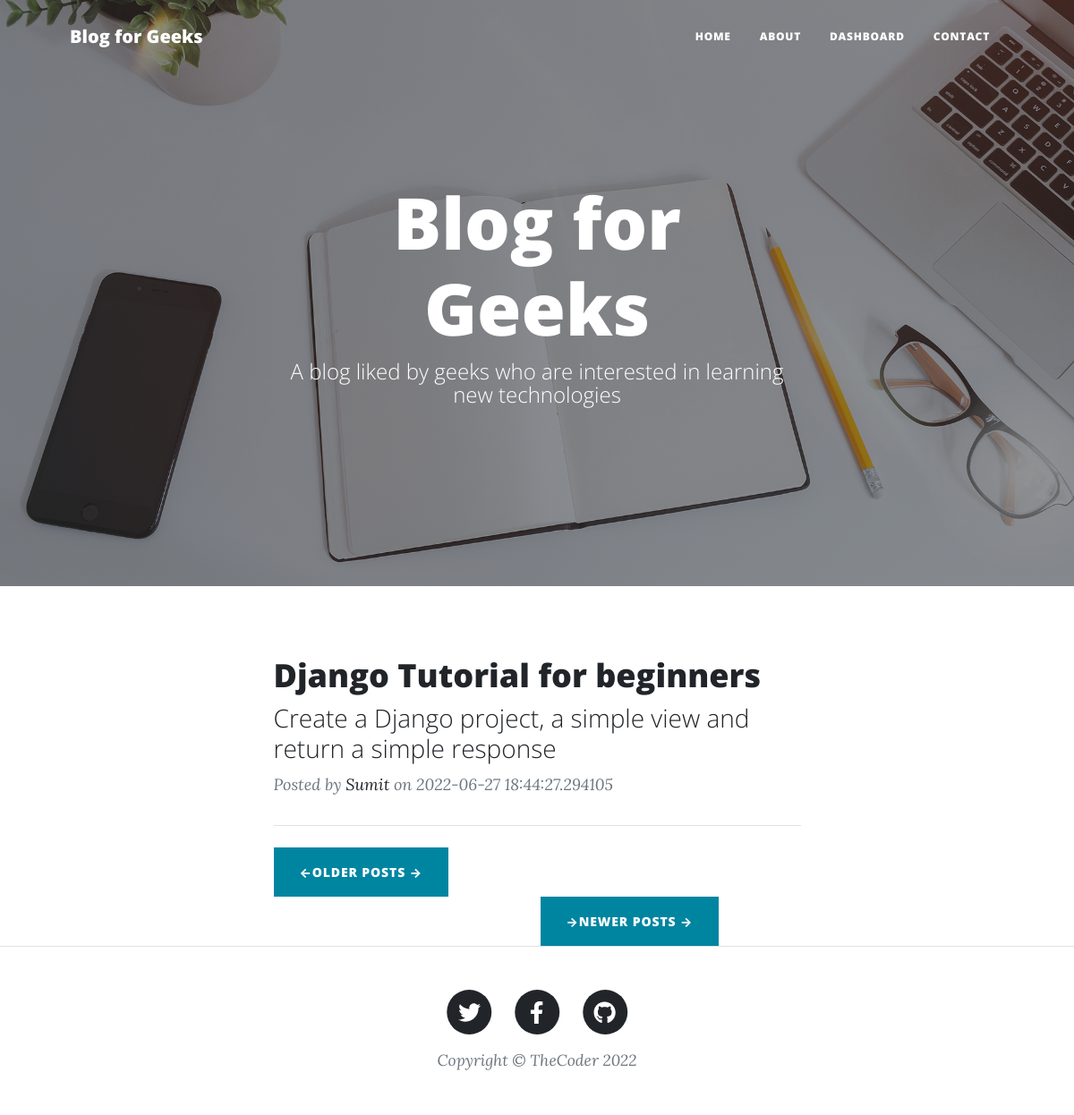
Screenshot of /?page=2 with the database file from the repository.
### app.py (models this page shows, shortened)
class Posts(db.Model):
    sno = db.Column(db.Integer, primary_key=True)
    title = db.Column(db.String(80), nullable=False)
    subheading = db.Column(db.String(80), nullable=False)
    slug = db.Column(db.String(25), nullable=False)
    content = db.Column(db.String(120), nullable=False)
    date = db.Column(db.DateTime, default = datetime.now())
    img_file = db.Column(db.String(15), nullable=True)

### app.py (the view)
@app.route("/")
def home():
    posts = Posts.query.filter_by().all()
    last = math.ceil(len(posts)/int(params['no_of_posts']))
    page = request.args.get('page')
    if (not str(page).isnumeric()):
        page = 1
    page = int(page)
    posts = posts[(page-1)*int(params['no_of_posts']):(page-1)*int(params['no_of_posts'])+ int(params['no_of_posts'])]
    if last == 1 :
        prev = "#"
        next = "#"
    elif page==1 :
        prev = "#"
        next = "/?page="+ str(page+1)
    elif page==last:
        prev = "/?page="+ str(page-1)
        next = "#"
    else:
        prev = "/?page="+ str(page-1)
        next = "/?page="+ str(page+1)
    return render_template('index.html', params=params, posts=posts, prev=prev, next=next)

### templates/index.html
{% extends 'layout.html' %}
{% block body %}
        <header class="masthead" style="background-image: url(' {{ url_for('static', filename = 'assets/img/home-bg.jpg') }}')">
            <div class="container position-relative px-4 px-lg-5">
                <div class="row gx-4 gx-lg-5 justify-content-center">
                    <div class="col-md-10 col-lg-8 col-xl-7">
                        <div class="site-heading">
                            <h1>{{params['blog_name']}}</h1>
                            <span class="subheading">{{params['tag_line']}}</span>
                        </div>
                    </div>
                </div>
            </div>
        </header>
        <div class="container px-4 px-lg-5">
            <div class="row gx-4 gx-lg-5 justify-content-center">
                <div class="col-md-10 col-lg-8 col-xl-7">
                    {% for post in posts  %}
                    <div class="post-preview">
                        <a href="post/{{post.slug}}">
                            <h2 class="post-title">{{post.title}}</h2>
                            <h3 class="post-subtitle">{{post.subheading}}</h3>
                        </a>
                        <p class="post-meta">
                            Posted by
                            <a href="#!">Sumit</a>
                            on {{post.date}}
                        </p>
                    </div>
                    <hr class="my-4" />
                    {% endfor %}
                     <div class="clearfix">
                        <a class="btn btn-primary text-uppercase float-left" href="{{prev}}">&larr;Older Posts →</a>
                        <a class="btn btn-primary text-uppercase float-right" style = "margin-left: 298px;" href="{{next}}">&rarr;Newer Posts →</a>
                     </div>
                </div>
            </div>
        </div>
{% endblock%}

### rows the page displays
Posts: title "Django Tutorial for beginners", subheading "Create a Django project, a simple view and return a simple response", date "2022-06-27 18:44:27.294105"

### other values shown
{{ params['blog_name'] }} "Blog for Geeks"
{{ params['tag_line'] }} "A blog liked by geeks who are interested in learning new technologies"
